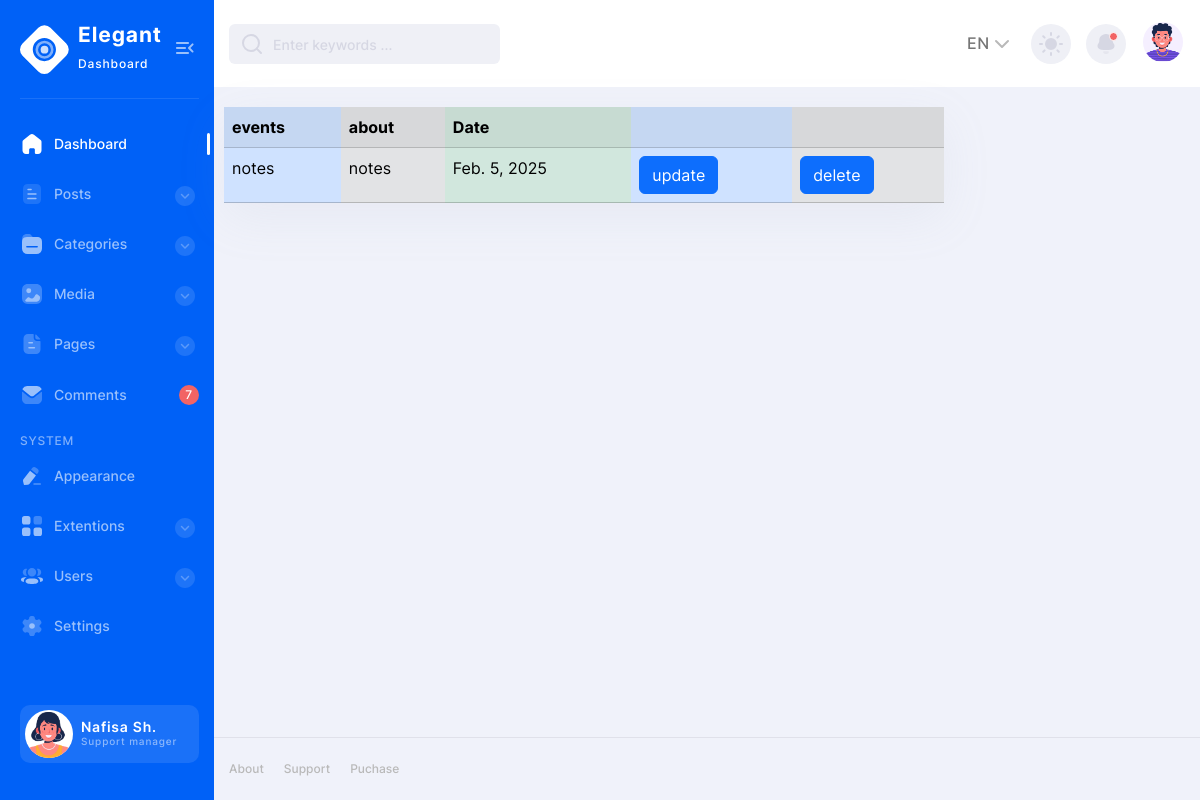
Before: /view_todo with the older database file.
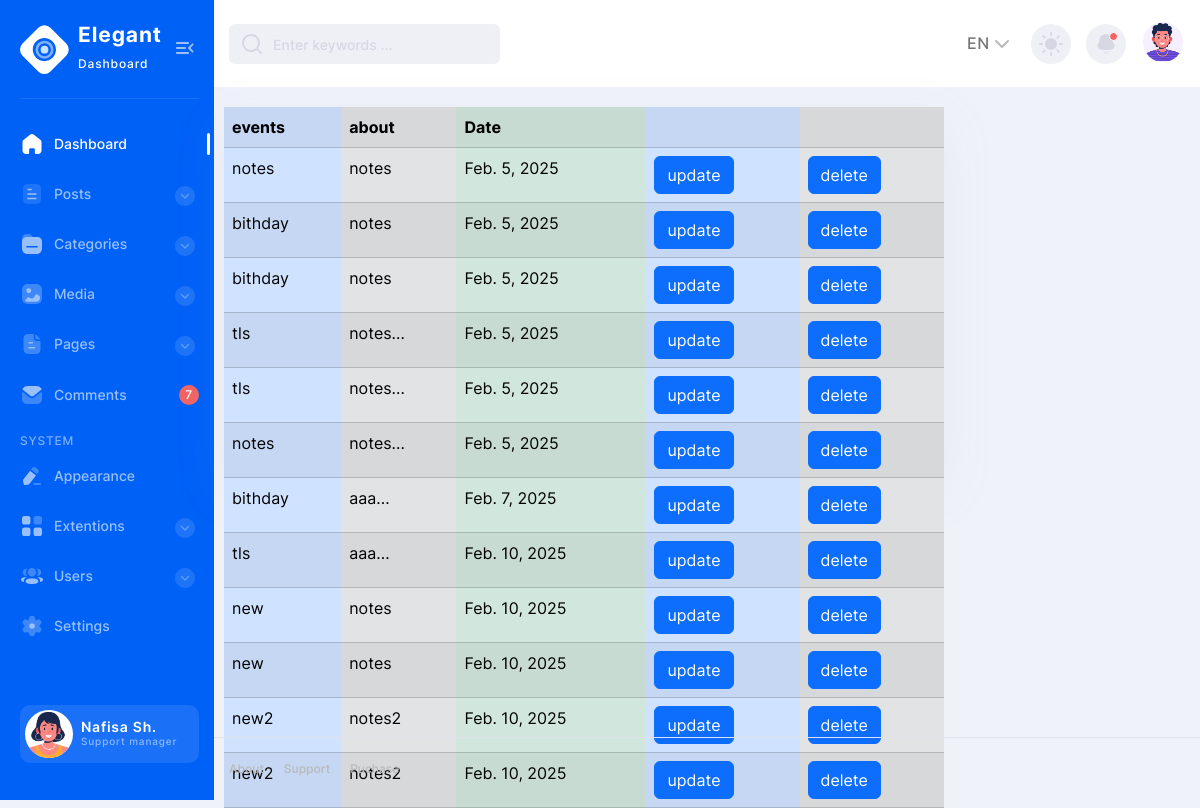
After: the same page with the newer database file.
### new_app/models.py (models this page shows)
class Todo(models.Model):
    event_name = models.CharField(max_length=20)
    discription = models.CharField(max_length=40)
    date = models.DateField()

### new_app/views.py (the view)
# urls.py: path('view_todo',views.view_todo,name="view_todo"),
def view_todo(request):
    data = Todo.objects.all()
    return render(request,'views.html',{'view':data})

### templates/views.html
{% extends 'base.html' %}
{%load crispy_forms_tags %}
{% block content %}
 <table class="table table-dark table-striped">
                    <tr>
                      <th class="table-primary">events</th>
                      <th class="table-secondary">about</th>
                      <th class="table-success">Date</th>
                        <th class="table-primary"></th>
                        <th class="table-secondary"></th>
                    </tr>
                    {% for i in view  %}
                    <tr>
                          <td class="table-primary">{{ i.event_name }}</td>
                          <td class="table-secondary">{{ i.discription }}</td>
                         <td class="table-success">{{ i.date }}</td>
                        <td class="table-primary"><a class="btn btn-primary" href=" {% url 'edit_todo' i.id %}" role="button">update</a></td>
                        <td class="table-secondary"><a class="btn btn-primary" href="{% url 'delete_todo' i.id %}" role="button">delete</a></td>
                    </tr>
                    {% endfor %}
 </table>
{% endblock %}

Changed rows visible on the page:
added Todo: event_name "bithday", discription "notes", date "Feb. 5, 2025"
added Todo: event_name "bithday", discription "notes", date "Feb. 5, 2025"
added Todo: event_name "tls", discription "notes...", date "Feb. 5, 2025"
added Todo: event_name "tls", discription "notes...", date "Feb. 5, 2025"
added Todo: event_name "notes", discription "notes...", date "Feb. 5, 2025"
added Todo: event_name "bithday", discription "aaa...", date "Feb. 7, 2025"
added Todo: event_name "tls", discription "aaa...", date "Feb. 10, 2025"
added Todo: event_name "new", discription "notes", date "Feb. 10, 2025"
added Todo: event_name "new", discription "notes", date "Feb. 10, 2025"
added Todo: event_name "new2", discription "notes2", date "Feb. 10, 2025"
added Todo: event_name "new2", discription "notes2", date "Feb. 10, 2025"
